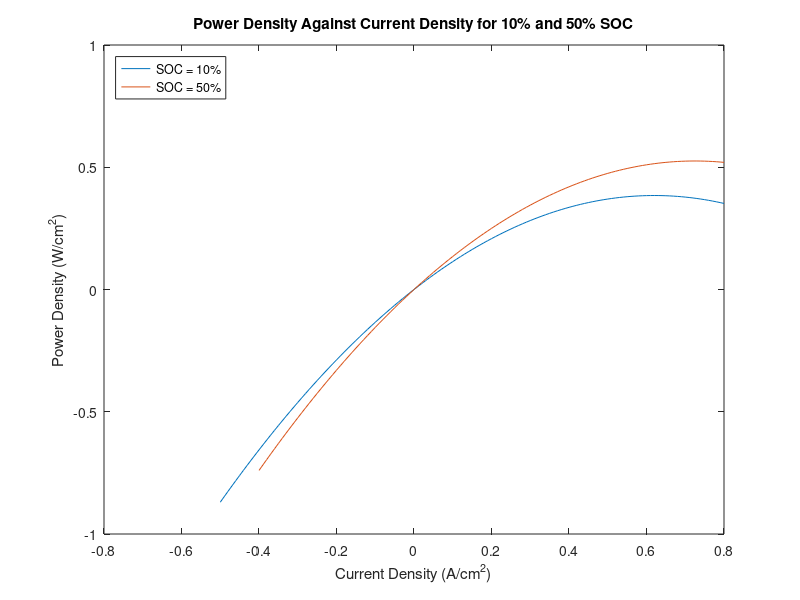

This figure's MATLAB source:
close all

%% Q1(d)
I10 = -0.5:0.01:0.8;
I50 = -0.4:0.01:0.8;
Isc10 = 1.24;
Isc50 = 1.45;
P10 = (Isc10 - I10).*I10;
P50 = (Isc50 - I50).*I50;
figure(1)
plot(I10,P10)
hold on
plot(I50,P50)
legend({'SOC = 10%','SOC = 50%'},'Location','northwest')
title('Power Density Against Current Density for 10% and 50% SOC')
xlabel('Current Density (A/cm^2)')
ylabel('Power Density (W/cm^2)')
max10 = max(P10);
max50 = max(P50);